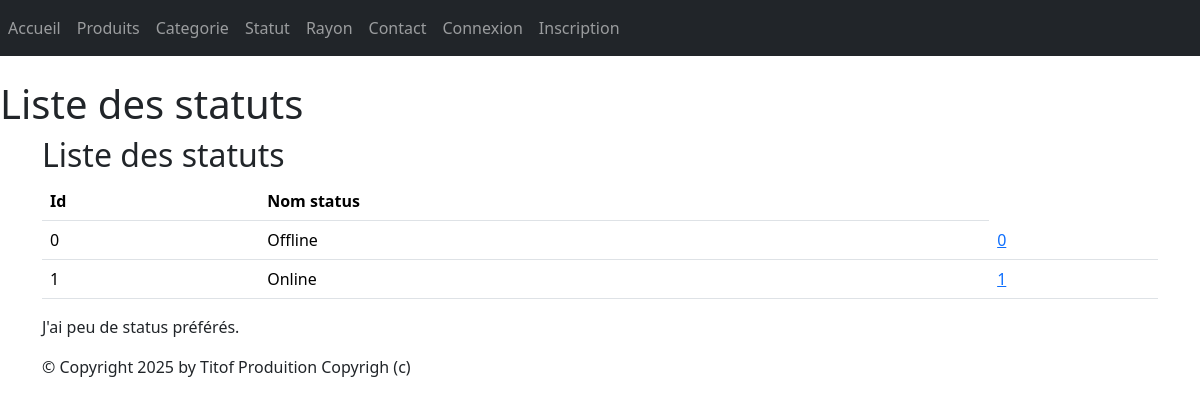
Page /monApp/statuts/ on the committed database.
### monApp/models.py (models this page shows, shortened)
class Statut(models.Model):
    idStatut = models.AutoField(primary_key=True)
    libelleStatut = models.CharField(max_length=150)

### monApp/views.py (the view)
# urls.py: path('statuts/',views.StatutListView.as_view() ,name='lst_stat'),
class StatutListView(ListView):
    model = Statut
    template_name = "monApp/list_statuts.html"
    context_object_name = "statuts"
    def get_context_data(self, **kwargs):
        context = super(StatutListView, self).get_context_data(**kwargs)
        context['titremenu'] = "Liste des statuts"
        return context

### monApp/templates/monApp/list_statuts.html
{% extends 'monApp/base.html' %}
{% block menu %}
<h1>Liste des statuts</h1>
{% endblock %}
{% block contenu %}
    <h2>{{titremenu}}</h2>
    <table class="table">
        <thead>
            <th>Id</th>
            <th>Nom status</th>
        </thead>
        <tbody>
            {% for stat in statuts %}
            <tr>
                <td>{{ stat.idStatut }} </td>
                <td>{{ stat.libelleStatut }} </td>
                <td><a href="{% url 'dtl_stat' stat.idStatut %}">{{ stat.idStatut }}</a></td>
            </tr>
            {% endfor %}
        </tbody>
    </table>
    <p>
    J'ai
    {% if prdts|length < 5 %}
    peu de
    {% elif prdts|length < 10 %}
    quelques
    {% else %}
    beaucoup de
    {% endif %}
    status préférés.
    </p>
{% endblock %}

### static/style.css (style rules this page uses)
h1 { color: red }

### rows in the picture
Statut: idStatut "0", libelleStatut "Offline"
Statut: idStatut "1", libelleStatut "Online"

### other values in the picture
{{ titremenu }} "Liste des statuts"
